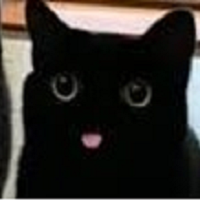
#> input picture pics_to_edit/78343078.png, 200 x 200 px; its folder holds only this picture in this run
$ python main.py   (older library calls are emulated)
#> lines starting #> are read from the running program, lines starting #| are printed output that depends on the picture
from PIL import Image, ExifTags
from PIL import ImageDraw
from PIL import ImageFont
import pathlib

pics_path = "./pics_to_edit"
edited_pics = "./edited_pics"
font_path = "./fonts/Aller/Aller_Bd.ttf"
msg = "YOUR MESSAGE HERE"

px_from_bottom = 10
font_size = 20
rgb_colour = (255, 0, 0)

path = pathlib.Path(pics_path)


for entry in path.iterdir():
    if entry.is_file():
        str_file = str(entry)
        img_name = str_file[(len(str_file) - (len(pics_path) - 2)):]
        # i don't care that its super inefficient and dumb, it works

        img = Image.open(f"./{pics_path}/{img_name}")
#> img is the input picture: PIL image 200x200 RGB; mean R, G, B 46.7, 43.4, 39.4

        try:
            if hasattr(img, '_getexif'):  # only present in JPEGs
                for orientation in ExifTags.TAGS.keys():
                    if ExifTags.TAGS[orientation] == 'Orientation':
                        break
                e = img._getexif()  # returns None if no EXIF data
                if e is not None:
                    exif = dict(e.items())
                    orientation = exif[orientation]

                    if orientation == 3:
                        img = img.transpose(Image.ROTATE_180)
                    elif orientation == 6:
                        img = img.transpose(Image.ROTATE_270)
                    elif orientation == 8:
                        img = img.transpose(Image.ROTATE_90)
        except SyntaxError:
            pass

        img_width, img_height = img.size
#> img_width = 200; img_height = 200

        I1 = ImageDraw.Draw(img)

        myFont = ImageFont.truetype(font_path, font_size)

        w, h = I1.textsize(msg, font=myFont)
#> w = 220; h = 19

        font_x = ((img_width - w) / 2)
#> font_x = -10
        font_y = ((img_height - h) - px_from_bottom)
#> font_y = 171

        I1.text((font_x, font_y), msg, font=myFont, fill=rgb_colour)

        img.save(f"{edited_pics}/edited_{img_name}")
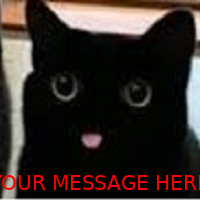
#> saved as edited_78343078.png: PIL image 200x200 RGB; mean R, G, B 52.7, 43.1, 39.1
